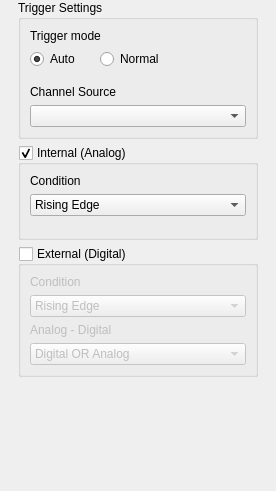
<?xml version="1.0" encoding="UTF-8"?>
<ui version="4.0">
 <class>TriggerSettings</class>
 <widget class="QWidget" name="TriggerSettings">
  <property name="geometry">
   <rect>
    <x>0</x>
    <y>0</y>
    <width>276</width>
    <height>491</height>
   </rect>
  </property>
  <property name="sizePolicy">
   <sizepolicy hsizetype="Minimum" vsizetype="Fixed">
    <horstretch>0</horstretch>
    <verstretch>0</verstretch>
   </sizepolicy>
  </property>
  <property name="minimumSize">
   <size>
    <width>0</width>
    <height>0</height>
   </size>
  </property>
  <property name="maximumSize">
   <size>
    <width>306</width>
    <height>16777215</height>
   </size>
  </property>
  <property name="windowTitle">
   <string>Form</string>
  </property>
  <layout class="QVBoxLayout" name="verticalLayout">
   <property name="spacing">
    <number>6</number>
   </property>
   <property name="leftMargin">
    <number>18</number>
   </property>
   <property name="topMargin">
    <number>0</number>
   </property>
   <property name="rightMargin">
    <number>18</number>
   </property>
   <property name="bottomMargin">
    <number>0</number>
   </property>
   <item>
    <widget class="QGroupBox" name="groupBox">
     <property name="title">
      <string>Trigger Settings</string>
     </property>
     <layout class="QVBoxLayout" name="verticalLayout_5">
      <item>
       <widget class="QLabel" name="label">
        <property name="text">
         <string>Trigger mode</string>
        </property>
       </widget>
      </item>
      <item>
       <layout class="QHBoxLayout" name="horizontalLayout">
        <property name="spacing">
         <number>20</number>
        </property>
        <property name="bottomMargin">
         <number>10</number>
        </property>
        <item>
         <widget class="QRadioButton" name="btnAuto">
          <property name="text">
           <string>Auto</string>
          </property>
          <property name="checked">
           <bool>true</bool>
          </property>
          <attribute name="buttonGroup">
           <string notr="true">buttonGroup</string>
          </attribute>
         </widget>
        </item>
        <item>
         <widget class="QRadioButton" name="btnNormal">
          <property name="text">
           <string>Normal</string>
          </property>
          <attribute name="buttonGroup">
           <string notr="true">buttonGroup</string>
          </attribute>
         </widget>
        </item>
        <item>
         <spacer name="horizontalSpacer">
          <property name="orientation">
           <enum>Qt::Horizontal</enum>
          </property>
          <property name="sizeHint" stdset="0">
           <size>
            <width>0</width>
            <height>0</height>
           </size>
          </property>
         </spacer>
        </item>
       </layout>
      </item>
      <item>
       <widget class="QLabel" name="lbl_source">
        <property name="sizePolicy">
         <sizepolicy hsizetype="Minimum" vsizetype="Fixed">
          <horstretch>0</horstretch>
          <verstretch>0</verstretch>
         </sizepolicy>
        </property>
        <property name="text">
         <string>Channel Source</string>
        </property>
       </widget>
      </item>
      <item>
       <widget class="QComboBox" name="cmb_source">
        <property name="sizePolicy">
         <sizepolicy hsizetype="Minimum" vsizetype="Fixed">
          <horstretch>0</horstretch>
          <verstretch>0</verstretch>
         </sizepolicy>
        </property>
        <property name="currentIndex">
         <number>-1</number>
        </property>
       </widget>
      </item>
     </layout>
    </widget>
   </item>
   <item>
    <widget class="QGroupBox" name="intern_en">
     <property name="title">
      <string>Internal (Analog)</string>
     </property>
     <property name="checkable">
      <bool>true</bool>
     </property>
     <layout class="QVBoxLayout" name="verticalLayout_4">
      <item>
       <widget class="QLabel" name="lbl_condition">
        <property name="sizePolicy">
         <sizepolicy hsizetype="Minimum" vsizetype="Fixed">
          <horstretch>0</horstretch>
          <verstretch>0</verstretch>
         </sizepolicy>
        </property>
        <property name="text">
         <string>Condition</string>
        </property>
       </widget>
      </item>
      <item>
       <widget class="QComboBox" name="cmb_condition">
        <property name="sizePolicy">
         <sizepolicy hsizetype="Minimum" vsizetype="Fixed">
          <horstretch>0</horstretch>
          <verstretch>0</verstretch>
         </sizepolicy>
        </property>
        <property name="currentIndex">
         <number>0</number>
        </property>
        <item>
         <property name="text">
          <string>Rising Edge</string>
         </property>
        </item>
        <item>
         <property name="text">
          <string>Falling Edge</string>
         </property>
        </item>
        <item>
         <property name="text">
          <string>Low</string>
         </property>
        </item>
        <item>
         <property name="text">
          <string>High</string>
         </property>
        </item>
       </widget>
      </item>
      <item>
       <widget class="adiscope::PositionSpinButton" name="trigger_hysteresis" native="true">
        <property name="name" stdset="0">
         <string>Hysteresis</string>
        </property>
        <property name="units" stdset="0">
         <stringlist>
          <string>µVolts=1e-6</string>
          <string>mVolts=1e-3</string>
          <string>Volts=1e0</string>
         </stringlist>
        </property>
       </widget>
      </item>
      <item>
       <widget class="adiscope::PositionSpinButton" name="trigger_level" native="true">
        <property name="name" stdset="0">
         <string>Level</string>
        </property>
        <property name="units" stdset="0">
         <stringlist>
          <string>µVolts=1e-6</string>
          <string>mVolts=1e-3</string>
          <string>Volts=1e0</string>
         </stringlist>
        </property>
       </widget>
      </item>
     </layout>
    </widget>
   </item>
   <item>
    <widget class="QGroupBox" name="extern_en">
     <property name="title">
      <string>External (Digital)</string>
     </property>
     <property name="checkable">
      <bool>true</bool>
     </property>
     <property name="checked">
      <bool>false</bool>
     </property>
     <layout class="QVBoxLayout" name="verticalLayout_2">
      <item>
       <widget class="QLabel" name="lbl_extern_condition">
        <property name="sizePolicy">
         <sizepolicy hsizetype="Minimum" vsizetype="Fixed">
          <horstretch>0</horstretch>
          <verstretch>0</verstretch>
         </sizepolicy>
        </property>
        <property name="text">
         <string>Condition</string>
        </property>
       </widget>
      </item>
      <item>
       <widget class="QComboBox" name="cmb_extern_condition">
        <property name="sizePolicy">
         <sizepolicy hsizetype="Minimum" vsizetype="Fixed">
          <horstretch>0</horstretch>
          <verstretch>0</verstretch>
         </sizepolicy>
        </property>
        <property name="currentIndex">
         <number>0</number>
        </property>
        <item>
         <property name="text">
          <string>Rising Edge</string>
         </property>
        </item>
        <item>
         <property name="text">
          <string>Falling Edge</string>
         </property>
        </item>
        <item>
         <property name="text">
          <string>Low</string>
         </property>
        </item>
        <item>
         <property name="text">
          <string>High</string>
         </property>
        </item>
        <item>
         <property name="text">
          <string>Any Edge</string>
         </property>
        </item>
       </widget>
      </item>
      <item>
       <widget class="QLabel" name="lbl_analog_extern">
        <property name="sizePolicy">
         <sizepolicy hsizetype="Minimum" vsizetype="Fixed">
          <horstretch>0</horstretch>
          <verstretch>0</verstretch>
         </sizepolicy>
        </property>
        <property name="text">
         <string>Analog - Digital</string>
        </property>
       </widget>
      </item>
      <item>
       <widget class="QComboBox" name="cmb_analog_extern">
        <property name="sizePolicy">
         <sizepolicy hsizetype="Minimum" vsizetype="Fixed">
          <horstretch>0</horstretch>
          <verstretch>0</verstretch>
         </sizepolicy>
        </property>
        <property name="currentIndex">
         <number>0</number>
        </property>
        <item>
         <property name="text">
          <string>Digital OR Analog</string>
         </property>
        </item>
        <item>
         <property name="text">
          <string>Digital AND Analog</string>
         </property>
        </item>
        <item>
         <property name="text">
          <string>Digital XOR Analog</string>
         </property>
        </item>
        <item>
         <property name="text">
          <string>!Digital OR Analog</string>
         </property>
        </item>
        <item>
         <property name="text">
          <string>!Digital AND Analog</string>
         </property>
        </item>
        <item>
         <property name="text">
          <string>!Digital XOR Analog</string>
         </property>
        </item>
       </widget>
      </item>
     </layout>
    </widget>
   </item>
   <item>
    <widget class="QWidget" name="digital_controls" native="true">
     <layout class="QVBoxLayout" name="verticalLayout_3">
      <property name="leftMargin">
       <number>0</number>
      </property>
      <property name="topMargin">
       <number>0</number>
      </property>
      <property name="rightMargin">
       <number>0</number>
      </property>
      <property name="bottomMargin">
       <number>0</number>
      </property>
     </layout>
    </widget>
   </item>
   <item>
    <spacer name="verticalSpacer">
     <property name="orientation">
      <enum>Qt::Vertical</enum>
     </property>
     <property name="sizeHint" stdset="0">
      <size>
       <width>10</width>
       <height>0</height>
      </size>
     </property>
    </spacer>
   </item>
  </layout>
 </widget>
 <customwidgets>
  <customwidget>
   <class>adiscope::PositionSpinButton</class>
   <extends>QWidget</extends>
   <header>spinbox_a.hpp</header>
   <container>1</container>
  </customwidget>
 </customwidgets>
 <resources/>
 <connections/>
 <buttongroups>
  <buttongroup name="buttonGroup"/>
 </buttongroups>
</ui>
